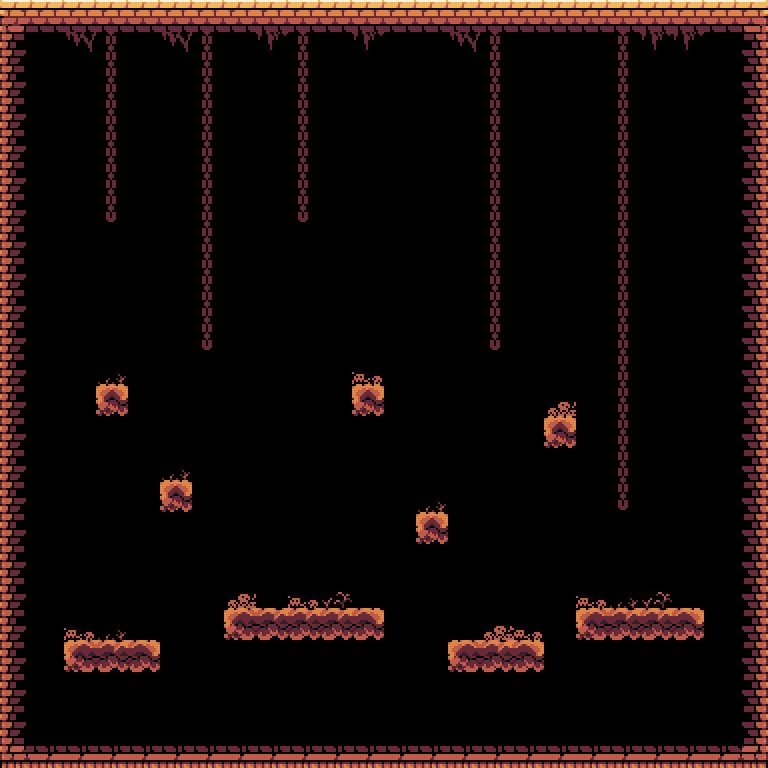

Rendered tile map (Tiled .tmx) drawn with the repository's tilesets; below, a short description and the full map source, tile grids included:
An orthogonal 24x24 tile map with 32x32 px tiles, 3 tile layers (BackgroundTiles, CollisionTiles, MobileTiles) and 17 objects (0, 1, 2, 3).

<map version="1.10" tiledversion="1.10.1" orientation="orthogonal" renderorder="right-down" width="24" height="24" tilewidth="32" tileheight="32" infinite="0" backgroundcolor="#000000" nextlayerid="6" nextobjectid="19">
 <tileset firstgid="1" source="tilesets/desert-ruins.tsx" />
 <layer id="1" name="BackgroundTiles" width="24" height="24">
  <data encoding="csv">
0,0,0,0,0,0,0,0,0,0,0,0,0,0,0,0,0,0,0,0,0,0,0,0,
0,0,197,98,0,197,98,0,196,98,0,196,0,0,197,98,0,0,0,98,196,196,0,0,
0,0,0,98,0,0,98,0,0,98,0,0,0,0,0,98,0,0,0,98,0,0,0,0,
0,0,0,98,0,0,98,0,0,98,0,0,0,0,0,98,0,0,0,98,0,0,0,0,
0,0,0,98,0,0,98,0,0,98,0,0,0,0,0,98,0,0,0,98,0,0,0,0,
0,0,0,98,0,0,98,0,0,98,0,0,0,0,0,98,0,0,0,98,0,0,0,0,
0,0,0,99,0,0,98,0,0,99,0,0,0,0,0,98,0,0,0,98,0,0,0,0,
0,0,0,0,0,0,98,0,0,0,0,0,0,0,0,98,0,0,0,98,0,0,0,0,
0,0,0,0,0,0,98,0,0,0,0,0,0,0,0,98,0,0,0,98,0,0,0,0,
0,0,0,0,0,0,98,0,0,0,0,0,0,0,0,98,0,0,0,98,0,0,0,0,
0,0,0,0,0,0,99,0,0,0,0,0,0,0,0,99,0,0,0,98,0,0,0,0,
0,0,0,0,0,0,0,0,0,0,0,0,0,0,0,0,0,0,0,98,0,0,0,0,
0,0,0,0,0,0,0,0,0,0,0,0,0,0,0,0,0,0,0,98,0,0,0,0,
0,0,0,0,0,0,0,0,0,0,0,0,0,0,0,0,0,0,0,98,0,0,0,0,
0,0,0,0,0,0,0,0,0,0,0,0,0,0,0,0,0,0,0,98,0,0,0,0,
0,0,0,0,0,0,0,0,0,0,0,0,0,0,0,0,0,0,0,99,0,0,0,0,
0,0,0,0,0,0,0,0,0,0,0,0,0,0,0,0,0,0,0,0,0,0,0,0,
0,0,0,0,0,0,0,0,0,0,0,0,0,0,0,0,0,0,0,0,0,0,0,0,
0,0,0,0,0,0,0,0,0,0,0,0,0,0,0,0,0,0,0,0,0,0,0,0,
0,0,0,0,0,0,0,0,0,0,0,0,0,0,0,0,0,0,0,0,0,0,0,0,
0,0,0,0,0,0,0,0,0,0,0,0,0,0,0,0,0,0,0,0,0,0,0,0,
0,0,0,0,0,0,0,0,0,0,0,0,0,0,0,0,0,0,0,0,0,0,0,0,
0,0,0,0,0,0,0,0,0,0,0,0,0,0,0,0,0,0,0,0,0,0,0,0,
0,0,0,0,0,0,0,0,0,0,0,0,0,0,0,0,0,0,0,0,0,0,0,0
</data>
 </layer>
 <layer id="2" name="CollisionTiles" width="24" height="24">
  <data encoding="csv">
18,19,19,19,19,19,19,19,19,19,19,19,19,19,19,19,19,19,19,19,19,19,19,20,
34,0,0,0,0,0,0,0,0,0,0,0,0,0,0,0,0,0,0,0,0,0,0,36,
34,0,0,0,0,0,0,0,0,0,0,0,0,0,0,0,0,0,0,0,0,0,0,36,
34,0,0,0,0,0,0,0,0,0,0,0,0,0,0,0,0,0,0,0,0,0,0,36,
34,0,0,0,0,0,0,0,0,0,0,0,0,0,0,0,0,0,0,0,0,0,0,36,
34,0,0,0,0,0,0,0,0,0,0,0,0,0,0,0,0,0,0,0,0,0,0,36,
34,0,0,0,0,0,0,0,0,0,0,0,0,0,0,0,0,0,0,0,0,0,0,36,
34,0,0,0,0,0,0,0,0,0,0,0,0,0,0,0,0,0,0,0,0,0,0,36,
34,0,0,0,0,0,0,0,0,0,0,0,0,0,0,0,0,0,0,0,0,0,0,36,
34,0,0,0,0,0,0,0,0,0,0,0,0,0,0,0,0,0,0,0,0,0,0,36,
34,0,0,0,0,0,0,0,0,0,0,0,0,0,0,0,0,0,0,0,0,0,0,36,
34,0,0,195,0,0,0,0,0,0,0,83,0,0,0,0,0,0,0,0,0,0,0,36,
34,0,0,181,0,0,0,0,0,0,0,181,0,0,0,0,0,82,0,0,0,0,0,36,
34,0,0,0,0,0,0,0,0,0,0,0,0,0,0,0,0,181,0,0,0,0,0,36,
34,0,0,0,0,195,0,0,0,0,0,0,0,0,0,0,0,0,0,0,0,0,0,36,
34,0,0,0,0,181,0,0,0,0,0,0,0,195,0,0,0,0,0,0,0,0,0,36,
34,0,0,0,0,0,0,0,0,0,0,0,0,181,0,0,0,0,0,0,0,0,0,36,
34,0,0,0,0,0,0,0,0,0,0,0,0,0,0,0,0,0,0,0,0,0,0,36,
34,0,0,0,0,0,0,82,0,83,194,0,0,0,0,0,0,0,83,195,194,0,0,36,
34,0,83,195,0,0,0,178,179,179,179,180,0,0,0,82,83,0,178,179,179,180,0,36,
34,0,178,179,180,0,0,0,0,0,0,0,0,0,178,179,180,0,0,0,0,0,0,36,
34,0,0,0,0,0,0,0,0,0,0,0,0,0,0,0,0,0,0,0,0,0,0,36,
34,0,0,0,0,0,0,0,0,0,0,0,0,0,0,0,0,0,0,0,0,0,0,36,
50,51,51,51,51,51,51,51,51,51,51,51,51,51,51,51,51,51,51,51,51,51,51,52
</data>
 </layer>
 <layer id="5" name="MobileTiles" width="24" height="24">
  <data encoding="csv">
0,0,0,0,0,0,0,0,0,0,0,0,0,0,0,0,0,0,0,0,0,0,0,0,
0,0,0,0,0,0,0,0,0,0,0,0,0,0,0,0,0,0,0,0,0,0,0,0,
0,0,0,0,0,0,0,0,0,0,0,0,0,0,0,0,0,0,0,0,0,0,0,0,
0,0,0,0,0,0,0,0,0,0,0,0,0,0,0,0,0,0,0,0,0,0,0,0,
0,0,0,0,0,0,0,0,0,0,0,0,0,0,0,0,0,0,0,0,0,0,0,0,
0,0,0,0,0,0,0,0,0,0,0,0,0,0,0,0,0,0,0,0,0,0,0,0,
0,0,0,0,0,0,0,0,0,0,0,0,0,0,0,0,0,0,0,0,0,0,0,0,
0,0,0,0,0,0,0,0,0,0,0,0,0,0,0,0,0,0,0,0,0,0,0,0,
0,0,0,0,0,0,0,0,0,0,0,0,0,0,0,0,0,0,0,0,0,0,0,0,
0,0,0,0,0,0,0,0,0,0,0,0,0,0,0,0,0,0,0,0,0,0,0,0,
0,0,0,0,0,0,0,0,0,0,0,0,0,0,0,0,0,0,0,0,0,0,0,0,
0,0,0,0,0,0,0,0,0,0,0,0,0,0,0,0,0,0,0,0,0,0,0,0,
0,0,0,0,0,0,0,0,0,0,0,0,0,0,0,0,0,0,0,0,0,0,0,0,
0,0,0,0,0,0,0,0,0,0,0,0,0,0,0,0,0,0,0,0,0,0,0,0,
0,0,0,0,0,0,0,0,0,0,0,0,0,0,0,0,0,0,0,0,0,0,0,0,
0,0,0,0,0,0,0,0,0,0,0,0,0,0,0,0,0,0,0,0,0,0,0,0,
0,0,0,0,0,0,0,0,0,0,0,0,0,0,0,0,0,0,0,0,0,0,0,0,
0,0,0,0,0,0,0,0,0,0,0,0,0,0,0,0,0,0,0,0,0,0,0,0,
0,0,0,0,0,0,0,0,0,0,0,0,0,0,0,0,0,0,0,0,0,0,0,0,
0,0,0,0,0,0,0,0,0,0,0,0,0,0,0,0,0,0,0,0,0,0,0,0,
0,0,0,0,0,0,0,0,0,0,0,0,0,0,0,0,0,0,0,0,0,0,0,0,
0,0,0,0,0,0,0,0,0,0,0,0,0,0,0,0,0,0,0,0,0,0,0,0,
0,0,0,0,0,0,0,0,0,0,0,0,0,0,0,0,0,0,0,0,0,0,0,0,
0,0,0,0,0,0,0,0,0,0,0,0,0,0,0,0,0,0,0,0,0,0,0,0
</data>
 </layer>
 <objectgroup id="3" name="Hitboxes">
  <object id="1" x="0" y="0" width="768" height="32" />
  <object id="2" x="736" y="0" width="32" height="768" />
  <object id="3" x="0" y="736" width="768" height="32" />
  <object id="4" x="0" y="0" width="32" height="736" />
  <object id="5" x="64" y="640" width="96" height="32" />
  <object id="6" x="224" y="608" width="160" height="32" />
  <object id="7" x="448" y="640" width="96" height="32" />
  <object id="8" x="576" y="608" width="128" height="32" />
  <object id="9" x="416" y="512" width="32" height="32" />
  <object id="10" x="544" y="416" width="32" height="32" />
  <object id="11" x="352" y="384" width="32" height="32" />
  <object id="12" x="96" y="384" width="32" height="32" />
  <object id="13" x="160" y="480" width="32" height="32" />
 </objectgroup>
 <objectgroup id="4" name="PlayerPositions">
  <object id="14" name="0" x="128" y="128">
   <point />
  </object>
  <object id="16" name="1" x="320" y="128">
   <point />
  </object>
  <object id="17" name="2" x="512" y="128">
   <point />
  </object>
  <object id="18" name="3" x="672" y="128">
   <point />
  </object>
 </objectgroup>
</map>